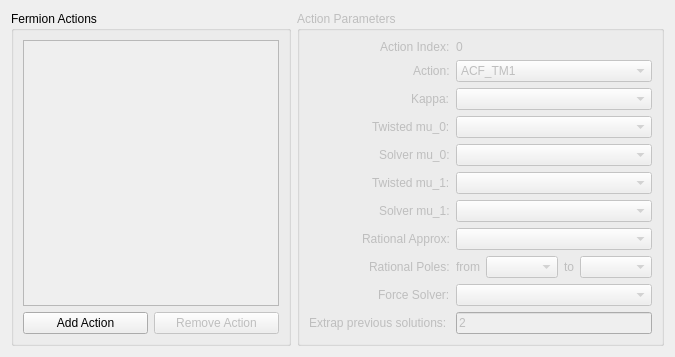
       <widget class="QWidget" name="tabAction">
        <attribute name="title">
         <string>Action</string>
        </attribute>
        <layout class="QHBoxLayout" name="horizontalLayout_17">
         <item>
          <widget class="QGroupBox" name="groupBox_10">
           <property name="title">
            <string>Fermion Actions</string>
           </property>
           <property name="flat">
            <bool>false</bool>
           </property>
           <layout class="QVBoxLayout" name="verticalLayout_8">
            <item>
             <widget class="QListWidget" name="listActions">
              <property name="enabled">
               <bool>false</bool>
              </property>
              <property name="contextMenuPolicy">
               <enum>Qt::ActionsContextMenu</enum>
              </property>
              <property name="dragEnabled">
               <bool>true</bool>
              </property>
              <property name="dragDropMode">
               <enum>QAbstractItemView::DragDrop</enum>
              </property>
              <property name="defaultDropAction">
               <enum>Qt::MoveAction</enum>
              </property>
              <property name="sortingEnabled">
               <bool>false</bool>
              </property>
             </widget>
            </item>
            <item>
             <layout class="QHBoxLayout" name="horizontalLayout_16">
              <property name="rightMargin">
               <number>0</number>
              </property>
              <item>
               <widget class="QPushButton" name="btnAddAction">
                <property name="text">
                 <string>Add Action</string>
                </property>
               </widget>
              </item>
              <item>
               <widget class="QPushButton" name="btnRemoveAction">
                <property name="enabled">
                 <bool>false</bool>
                </property>
                <property name="text">
                 <string>Remove Action</string>
                </property>
               </widget>
              </item>
             </layout>
            </item>
           </layout>
          </widget>
         </item>
         <item>
          <widget class="QGroupBox" name="groupAction">
           <property name="enabled">
            <bool>false</bool>
           </property>
           <property name="title">
            <string>Action Parameters</string>
           </property>
           <property name="flat">
            <bool>false</bool>
           </property>
           <layout class="QHBoxLayout" name="horizontalLayout_11">
            <item>
             <layout class="QFormLayout" name="formLayout_11">
              <property name="fieldGrowthPolicy">
               <enum>QFormLayout::AllNonFixedFieldsGrow</enum>
              </property>
              <property name="labelAlignment">
               <set>Qt::AlignRight|Qt::AlignTrailing|Qt::AlignVCenter</set>
              </property>
              <property name="verticalSpacing">
               <number>6</number>
              </property>
              <item row="0" column="0">
               <widget class="QLabel" name="lbl0_28">
                <property name="toolTip">
                 <string>can put some relevant info about beta here...</string>
                </property>
                <property name="text">
                 <string>Action Index:</string>
                </property>
               </widget>
              </item>
              <item row="0" column="1">
               <widget class="QLabel" name="lblActionIndex">
                <property name="toolTip">
                 <string>can put some relevant info about beta here...</string>
                </property>
                <property name="text">
                 <string>0</string>
                </property>
               </widget>
              </item>
              <item row="1" column="0">
               <widget class="QLabel" name="lbl0_7">
                <property name="toolTip">
                 <string>can put some relevant info about gauge actions here...</string>
                </property>
                <property name="text">
                 <string>Action:</string>
                </property>
               </widget>
              </item>
              <item row="1" column="1">
               <widget class="QComboBox" name="Action____action">
                <item>
                 <property name="text">
                  <string>ACF_TM1</string>
                 </property>
                </item>
                <item>
                 <property name="text">
                  <string>ACF_TM2</string>
                 </property>
                </item>
                <item>
                 <property name="text">
                  <string>ACF_TM1_EO_SDET</string>
                 </property>
                </item>
                <item>
                 <property name="text">
                  <string>ACF_TM2_EO</string>
                 </property>
                </item>
                <item>
                 <property name="text">
                  <string>ACF_RAT</string>
                 </property>
                </item>
                <item>
                 <property name="text">
                  <string>ACF_RAT_SDET</string>
                 </property>
                </item>
               </widget>
              </item>
              <item row="2" column="0">
               <widget class="QLabel" name="lbl0_56">
                <property name="toolTip">
                 <string>can put some relevant info about beta here...</string>
                </property>
                <property name="text">
                 <string>Kappa:</string>
                </property>
               </widget>
              </item>
              <item row="2" column="1">
               <widget class="QComboBox" name="Action____im0"/>
              </item>
              <item row="3" column="0">
               <widget class="QLabel" name="lbl0_57">
                <property name="toolTip">
                 <string>can put some relevant info about beta here...</string>
                </property>
                <property name="text">
                 <string>Twisted mu_0:</string>
                </property>
               </widget>
              </item>
              <item row="3" column="1">
               <widget class="QComboBox" name="Action____imuX0"/>
              </item>
              <item row="4" column="0">
               <widget class="QLabel" name="lbl0_60">
                <property name="toolTip">
                 <string>can put some relevant info about beta here...</string>
                </property>
                <property name="text">
                 <string>Solver mu_0:</string>
                </property>
               </widget>
              </item>
              <item row="4" column="1">
               <widget class="QComboBox" name="Action____ispX0"/>
              </item>
              <item row="5" column="0">
               <widget class="QLabel" name="lbl0_58">
                <property name="toolTip">
                 <string>can put some relevant info about beta here...</string>
                </property>
                <property name="text">
                 <string>Twisted mu_1:</string>
                </property>
               </widget>
              </item>
              <item row="5" column="1">
               <widget class="QComboBox" name="Action____imuX1"/>
              </item>
              <item row="6" column="0">
               <widget class="QLabel" name="lbl0_61">
                <property name="toolTip">
                 <string>can put some relevant info about beta here...</string>
                </property>
                <property name="text">
                 <string>Solver mu_1:</string>
                </property>
               </widget>
              </item>
              <item row="6" column="1">
               <widget class="QComboBox" name="Action____ispX1"/>
              </item>
              <item row="7" column="0">
               <widget class="QLabel" name="lbl0_62">
                <property name="toolTip">
                 <string>can put some relevant info about beta here...</string>
                </property>
                <property name="text">
                 <string>Rational Approx:</string>
                </property>
               </widget>
              </item>
              <item row="7" column="1">
               <widget class="QComboBox" name="Action____iratX0"/>
              </item>
              <item row="8" column="0">
               <widget class="QLabel" name="lbl0_63">
                <property name="toolTip">
                 <string>can put some relevant info about beta here...</string>
                </property>
                <property name="text">
                 <string>Rational Poles:</string>
                </property>
               </widget>
              </item>
              <item row="8" column="1">
               <layout class="QHBoxLayout" name="horizontalLayout_7">
                <item>
                 <widget class="QLabel" name="lbl0_65">
                  <property name="toolTip">
                   <string>can put some relevant info about beta here...</string>
                  </property>
                  <property name="text">
                   <string>from</string>
                  </property>
                  <property name="alignment">
                   <set>Qt::AlignRight|Qt::AlignTrailing|Qt::AlignVCenter</set>
                  </property>
                 </widget>
                </item>
                <item>
                 <widget class="QComboBox" name="Action____iratX1"/>
                </item>
                <item>
                 <widget class="QLabel" name="lbl0_64">
                  <property name="toolTip">
                   <string>can put some relevant info about beta here...</string>
                  </property>
                  <property name="text">
                   <string>to</string>
                  </property>
                  <property name="alignment">
                   <set>Qt::AlignRight|Qt::AlignTrailing|Qt::AlignVCenter</set>
                  </property>
                 </widget>
                </item>
                <item>
                 <widget class="QComboBox" name="Action____iratX2"/>
                </item>
               </layout>
              </item>
              <item row="9" column="0">
               <widget class="QLabel" name="lbl0_66">
                <property name="toolTip">
                 <string>can put some relevant info about beta here...</string>
                </property>
                <property name="text">
                 <string>Force Solver:</string>
                </property>
               </widget>
              </item>
              <item row="9" column="1">
               <widget class="QComboBox" name="Force____isp"/>
              </item>
              <item row="10" column="0">
               <widget class="QLabel" name="lbl0_67">
                <property name="toolTip">
                 <string>can put some relevant info about beta here...</string>
                </property>
                <property name="text">
                 <string>Extrap previous solutions: </string>
                </property>
               </widget>
              </item>
              <item row="10" column="1">
               <widget class="QLineEdit" name="Force____ncr">
                <property name="autoFillBackground">
                 <bool>false</bool>
                </property>
                <property name="inputMethodHints">
                 <set>Qt::ImhNone</set>
                </property>
                <property name="inputMask">
                 <string/>
                </property>
                <property name="text">
                 <string>2</string>
                </property>
                <property name="maxLength">
                 <number>15</number>
                </property>
               </widget>
              </item>
             </layout>
            </item>
           </layout>
          </widget>
         </item>
        </layout>
       </widget>
